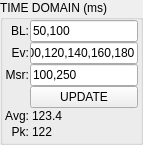
     <widget class="QGroupBox" name="gbTime">
      <property name="geometry">
       <rect>
        <x>95</x>
        <y>250</y>
        <width>136</width>
        <height>121</height>
       </rect>
      </property>
      <property name="title">
       <string>TIME DOMAIN (ms)</string>
      </property>
      <layout class="QVBoxLayout" name="verticalLayout_3">
       <property name="spacing">
        <number>0</number>
       </property>
       <property name="leftMargin">
        <number>2</number>
       </property>
       <property name="topMargin">
        <number>0</number>
       </property>
       <property name="rightMargin">
        <number>2</number>
       </property>
       <property name="bottomMargin">
        <number>2</number>
       </property>
       <item>
        <layout class="QGridLayout" name="gridLayout">
         <property name="horizontalSpacing">
          <number>1</number>
         </property>
         <property name="verticalSpacing">
          <number>0</number>
         </property>
         <item row="4" column="1">
          <widget class="QLineEdit" name="lineAV">
           <property name="styleSheet">
            <string notr="true">font: 7pt &quot;MS Shell Dlg 2&quot;;
background-color: rgba(255, 255, 255, 0);</string>
           </property>
           <property name="text">
            <string>123.4</string>
           </property>
           <property name="frame">
            <bool>false</bool>
           </property>
           <property name="readOnly">
            <bool>true</bool>
           </property>
          </widget>
         </item>
         <item row="5" column="1">
          <widget class="QLineEdit" name="linePK">
           <property name="styleSheet">
            <string notr="true">font: 7pt &quot;MS Shell Dlg 2&quot;;
background-color: rgba(255, 255, 255, 0);</string>
           </property>
           <property name="text">
            <string>122</string>
           </property>
           <property name="frame">
            <bool>false</bool>
           </property>
           <property name="readOnly">
            <bool>true</bool>
           </property>
          </widget>
         </item>
         <item row="4" column="0">
          <widget class="QLabel" name="label_11">
           <property name="styleSheet">
            <string notr="true">font: 7pt &quot;MS Shell Dlg 2&quot;;</string>
           </property>
           <property name="text">
            <string>Avg:</string>
           </property>
           <property name="alignment">
            <set>Qt::AlignRight|Qt::AlignTrailing|Qt::AlignVCenter</set>
           </property>
          </widget>
         </item>
         <item row="2" column="0">
          <widget class="QLabel" name="label_19">
           <property name="styleSheet">
            <string notr="true">font: 7pt &quot;MS Shell Dlg 2&quot;;</string>
           </property>
           <property name="text">
            <string>Msr:</string>
           </property>
           <property name="alignment">
            <set>Qt::AlignRight|Qt::AlignTrailing|Qt::AlignVCenter</set>
           </property>
          </widget>
         </item>
         <item row="0" column="1">
          <widget class="QLineEdit" name="lineBL">
           <property name="sizePolicy">
            <sizepolicy hsizetype="Minimum" vsizetype="Fixed">
             <horstretch>0</horstretch>
             <verstretch>0</verstretch>
            </sizepolicy>
           </property>
           <property name="styleSheet">
            <string notr="true">font: 7pt &quot;MS Shell Dlg 2&quot;;</string>
           </property>
           <property name="text">
            <string>50,100</string>
           </property>
           <property name="frame">
            <bool>true</bool>
           </property>
          </widget>
         </item>
         <item row="1" column="0">
          <widget class="QLabel" name="label_15">
           <property name="styleSheet">
            <string notr="true">font: 7pt &quot;MS Shell Dlg 2&quot;;</string>
           </property>
           <property name="text">
            <string>Ev:</string>
           </property>
           <property name="alignment">
            <set>Qt::AlignRight|Qt::AlignTrailing|Qt::AlignVCenter</set>
           </property>
          </widget>
         </item>
         <item row="0" column="0">
          <widget class="QLabel" name="label_14">
           <property name="styleSheet">
            <string notr="true">font: 7pt &quot;MS Shell Dlg 2&quot;;</string>
           </property>
           <property name="text">
            <string>BL:</string>
           </property>
           <property name="alignment">
            <set>Qt::AlignRight|Qt::AlignTrailing|Qt::AlignVCenter</set>
           </property>
          </widget>
         </item>
         <item row="2" column="1">
          <widget class="QLineEdit" name="lineMS">
           <property name="styleSheet">
            <string notr="true">font: 7pt &quot;MS Shell Dlg 2&quot;;</string>
           </property>
           <property name="text">
            <string>100,250</string>
           </property>
           <property name="frame">
            <bool>true</bool>
           </property>
          </widget>
         </item>
         <item row="1" column="1">
          <widget class="QLineEdit" name="lineEV">
           <property name="styleSheet">
            <string notr="true">font: 7pt &quot;MS Shell Dlg 2&quot;;</string>
           </property>
           <property name="text">
            <string>100,120,140,160,180</string>
           </property>
           <property name="frame">
            <bool>true</bool>
           </property>
          </widget>
         </item>
         <item row="5" column="0">
          <widget class="QLabel" name="label_12">
           <property name="styleSheet">
            <string notr="true">font: 7pt &quot;MS Shell Dlg 2&quot;;</string>
           </property>
           <property name="text">
            <string>Pk:</string>
           </property>
           <property name="alignment">
            <set>Qt::AlignRight|Qt::AlignTrailing|Qt::AlignVCenter</set>
           </property>
          </widget>
         </item>
         <item row="3" column="1">
          <widget class="QPushButton" name="btnTimeUpdate">
           <property name="text">
            <string>UPDATE</string>
           </property>
          </widget>
         </item>
        </layout>
       </item>
      </layout>
     </widget>
